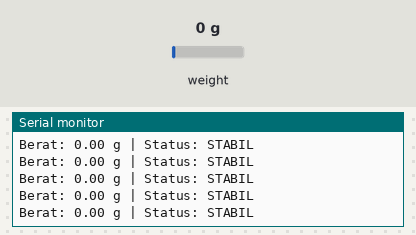
This sketch was run on a simulated Arduino Uno, built with avr-gcc and run on an emulated ATmega328P. Shown: the last lines printed to the serial monitor. Inputs (shaded band) come from the test bench; at power-on: weight on the scale 0 g.

Above: at 6.2 s.
6.3 s: weight on the scale set to 100 g
At 6.33 s:
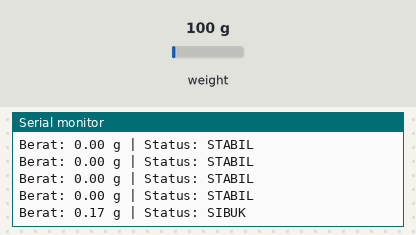
7.9 s: weight on the scale set to 1250 g
At 7.96 s:
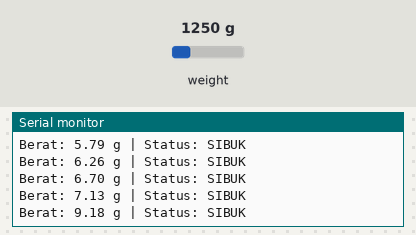
Timing chart, 0 to 10.9 s (numbered marks = the images above; inputs shaded):
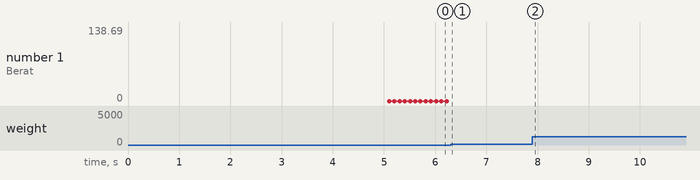

The sketch:

Sistem_Fotografer.ino
```cpp
#include "HX711.h"

HX711 scale;

// --- Kelas Filter EMA ---
class EMAFilter {
private:
  float alpha, last_ema;
  bool has_run;
public:
  EMAFilter(float a)
    : alpha(a), last_ema(0.0f), has_run(false) {}
  float filter(float val) {
    if (!has_run) {
      last_ema = val;
      has_run = true;
    }
    last_ema = (alpha * val) + ((1.0 - alpha) * last_ema);
    return last_ema;
  }
};

// --- Parameter & Variabel Sistem ---
EMAFilter raw_filter(0.16);
EMAFilter weight_filter(0.08);

// Tabel kalibrasi Anda
const int JUMLAH_TITIK_KALIBRASI = 8;
float calibration_weights[JUMLAH_TITIK_KALIBRASI] = { 0.0, 1.55, 3.10, 7.75, 15.50, 23.25, 31.00, 38.75 };
long calibration_raw_values[JUMLAH_TITIK_KALIBRASI] = { 297285, 301713, 307905, 324348, 346881, 376932, 407826, 437476 };

// --- Logika Penjaga Stabilitas ---
float anchor_filtered_raw;
const unsigned long DRIFT_CHECK_INTERVAL_MS = 10000;
const long STABILITY_THRESHOLD_RAW = 3000;
unsigned long last_drift_check_time = 0;

// [LOGIKA FOTOGRAFER] Variabel Status
bool isSystemStable = true;
unsigned long lastInteractionTime = 0;
float lastFilteredRawForStabilityCheck = 0.0;
const unsigned long SETTLING_TIME_MS = 4000;  // Masa tenang 4 detik
const float INTERACTION_THRESHOLD_RAW = 500;  // Perubahan mentah yang dianggap interaksi

// --- Fungsi Interpolasi ---
float interpolate(long raw_value) {
  if (raw_value <= calibration_raw_values[0]) {
    long x1 = calibration_raw_values[0];
    float y1 = calibration_weights[0];
    long x2 = calibration_raw_values[1];
    float y2 = calibration_weights[1];
    return y1 + ((float)(raw_value - x1) * (y2 - y1)) / (float)(x2 - x1);
  }
  if (raw_value >= calibration_raw_values[JUMLAH_TITIK_KALIBRASI - 1]) {
    long x1 = calibration_raw_values[JUMLAH_TITIK_KALIBRASI - 2];
    float y1 = calibration_weights[JUMLAH_TITIK_KALIBRASI - 2];
    long x2 = calibration_raw_values[JUMLAH_TITIK_KALIBRASI - 1];
    float y2 = calibration_weights[JUMLAH_TITIK_KALIBRASI - 1];
    return y2 + ((float)(raw_value - x2) * (y2 - y1)) / (float)(x2 - x1);
  }
  int i = 0;
  while (raw_value > calibration_raw_values[i + 1]) i++;
  long x1 = calibration_raw_values[i];
  float y1 = calibration_weights[i];
  long x2 = calibration_raw_values[i + 1];
  float y2 = calibration_weights[i + 1];
  return y1 + ((float)(raw_value - x1) * (y2 - y1)) / (float)(x2 - x1);
}

void setup() {
  Serial.begin(115200);
  Serial.println("Inisialisasi Sistem Fotografer (Final)...");
  scale.begin(13, 14);

  // Koreksi drift awal
  long original_zero_raw = calibration_raw_values[0];
  long current_zero_raw = scale.read_average(30);
  long drift_offset = current_zero_raw - original_zero_raw;
  for (int i = 0; i < JUMLAH_TITIK_KALIBRASI; i++) {
    calibration_raw_values[i] += drift_offset;
  }

  // Inisialisasi filter dan titik jangkar
  anchor_filtered_raw = raw_filter.filter(scale.read_average(20));
  lastFilteredRawForStabilityCheck = anchor_filtered_raw;
  last_drift_check_time = millis();
  Serial.println("Sistem siap.");
}

void loop() {
  long raw_reading = scale.read();
  float filtered_raw = raw_filter.filter(raw_reading);
  float interpolate_weight = interpolate(filtered_raw);
  float accurate_weight = weight_filter.filter(interpolate_weight);

  // [LOGIKA FOTOGRAFER] Deteksi Stabilitas Sistem
  if (abs(filtered_raw - lastFilteredRawForStabilityCheck) > INTERACTION_THRESHOLD_RAW) {
    isSystemStable = false;
    lastInteractionTime = millis();
  }

  if (!isSystemStable && (millis() - lastInteractionTime > SETTLING_TIME_MS)) {
    isSystemStable = true;
  }
  lastFilteredRawForStabilityCheck = filtered_raw;

  // Output utama
  Serial.print("Berat: ");
  Serial.print(accurate_weight, 2);
  Serial.print(" g | Status: ");
  Serial.println(isSystemStable ? "STABIL" : "SIBUK ");

  // --- Logika Penjaga Stabilitas ---
  if (millis() - last_drift_check_time > DRIFT_CHECK_INTERVAL_MS) {
    if (isSystemStable) {
      float current_stable_raw = raw_filter.filter(scale.read_average(10));
      long drift_diff = current_stable_raw - anchor_filtered_raw;

      if (abs(drift_diff) < STABILITY_THRESHOLD_RAW) {
        for (int i = 0; i < JUMLAH_TITIK_KALIBRASI; i++) {
          calibration_raw_values[i] += drift_diff;
        }
      }
      anchor_filtered_raw = current_stable_raw;
    }
    last_drift_check_time = millis();
  }
  delay(1);
}
```

Measured:
- after the input at 6.3 s, the serial monitor: prints a new line at once (image 1)
- after the input at 7.9 s, the serial monitor: prints a new line after 0.06 s (image 2)
- plotted number 1: 0 → 138.69 after the input at 7.9 s
